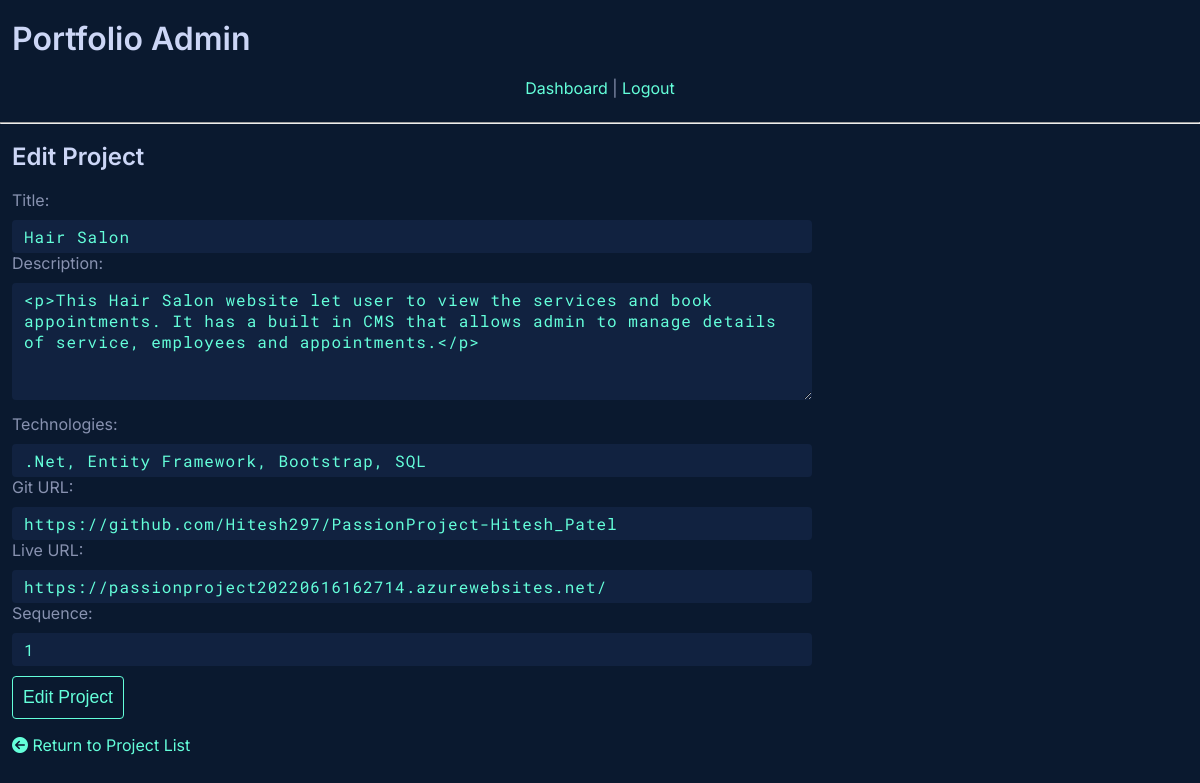
The app's page /admin/projects_edit.php?id=1 (signed in) with its own data.
### tables this page shows
CREATE TABLE `projects` (
  `id` int(11) NOT NULL,
  `title` varchar(50) NOT NULL,
  `description` text NOT NULL,
  `technologies` varchar(100) NOT NULL,
  `gitUrl` varchar(100) NOT NULL,
  `liveUrl` varchar(100) NOT NULL,
  `photo` longblob NOT NULL,
  `sequence` int(11) NOT NULL DEFAULT 0
);

### admin/projects_edit.php (the view, shortened to what this page needs)
<?php
include( 'includes/database.php' );
if( isset( $_GET['id'] ) )
{
  $query = 'SELECT *
    FROM projects
    WHERE id = '.$_GET['id'].'
    LIMIT 1';
  $result = mysqli_query( $connect, $query );
  $record = mysqli_fetch_assoc( $result );
}
include( 'includes/header.php' );
?>
<h2>Edit Project</h2>
<form method="post">
  <label for="title">Title:</label>
  <input class="form-control" type="text" name="title" id="title" value="<?php echo htmlentities( $record['title'] ); ?>">
  <br>
  <label for="description">Description:</label>
  <textarea class="form-control" type="text" name="description" id="description" rows="5"><?php echo htmlentities( $record['description'] ); ?></textarea>
  <br>
  <label for="technologies">Technologies:</label>
  <input class="form-control" type="text" name="technologies" id="technologies" value="<?php echo htmlentities( $record['technologies'] ); ?>">
  <br>
  <label for="gitUrl">Git URL:</label>
  <input class="form-control" type="url" name="gitUrl" id="gitUrl" value="<?php echo htmlentities( $record['gitUrl'] ); ?>">
  <br>
  <label for="liveUrl">Live URL:</label>
  <input class="form-control" type="url" name="liveUrl" id="liveUrl" value="<?php echo htmlentities( $record['liveUrl'] ); ?>">
  <br>
  <label for="sequence">Sequence:</label>
  <input class="form-control" type="number" name="sequence" id="sequence" value="<?php echo htmlentities( $record['sequence'] ); ?>">
  <br>
  <input type="submit" value="Edit Project">
</form>
<p><a href="projects.php"><i class="fas fa-arrow-circle-left"></i> Return to Project List</a></p>
<?php
include( 'includes/footer.php' );
?>

### admin/styles.css (style rules this page uses)
:root { --green: #64ffda; --background: #0a192f; --dark-slate: #495670; }
html { box-sizing: border-box; width: 100%; scroll-behavior: smooth; }
*, *::before, *::after { box-sizing: inherit; }
body { margin: 0; background-color: var(--background); color: #8892b0; font-family: 'Inter', sans-serif; counter-reset: item section; height: 100%; animation: enablescroll 0.2 3s; }
h1, h2, h3, h4, h5, h6 { font-weight: 600; color: #ccd6f6; line-height: 1.1; }
p { margin-bottom: 24px; }
a { display: inline-block; }
a:link, a:active, a:hover, a:visited { text-decoration: none; color: var(--green); }
label { display: block; margin: 0 0 10px 0; text-align: left; }
textarea { border-radius: 0; font-size: 14px; padding: 5px; width: 100%; margin: 0 0 10px 0; box-sizing: border-box; }
input[type=submit] { border: 0; background-color: transparent ; color: var(--green); padding: 10px 10px; font-size: 110%; margin-top: 10px; border: 1px solid var(--green); border-radius: 4px; }
.form-control { width: 100%; color: var(--green); letter-spacing: 1px; border: none; border-radius: 4px; background-color: #112240; padding: 6px 12px; font-family: 'Roboto Mono', monospace; max-width: 800px; font-size: 1rem; }
.form-control::placeholder { color: #8892B0; }

### records on screen
projects: title "Hair Salon", description "<p>This Hair Salon website let user to view the services and book appointments. It has a built in CMS that allows admin to manage details of service, employees and appointments.</p>", technologies ".Net, Entity Framework, Bootstrap, SQL", gitUrl "https://github.com/Hitesh297/PassionProject-Hitesh_Patel", liveUrl "https://passionproject20220616162714.azurewebsites.net/", sequence "1"
